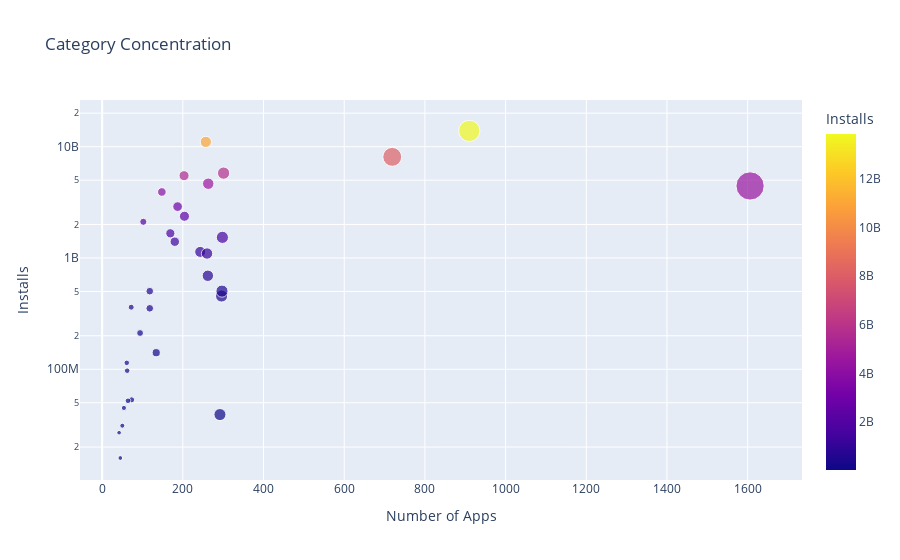

Notebook source saved alongside this figure:
### Code cell
scatter = px.scatter(install_by_category, 
                     x="App", 
                     y="Installs",
                     title="Category Concentration",
                     size="App",
                     hover_name=install_by_category.index,
                     color="Installs")

scatter.update_layout(yaxis=dict(type="log"),
                     yaxis_title="Installs",
                     xaxis_title="Number of Apps")

scatter.show()

### Figure 1 — Plotly figure (JSON) as saved in the notebook; plotly's stock layout.template omitted (floating-point values rounded to 4 significant figures)
{"data": [{"hovertemplate": "<b>%{hovertext}</b><br><br>App=%{marker.size}<br>Installs=%{marker.color}<extra></extra>", "hovertext": ["ART_AND_DESIGN", "AUTO_AND_VEHICLES", "BEAUTY", "BOOKS_AND_REFERENCE", "BUSINESS", "COMICS", "COMMUNICATION", "DATING", "EDUCATION", "ENTERTAINMENT", "EVENTS", "FAMILY", "FINANCE", "FOOD_AND_DRINK", "GAME", "HEALTH_AND_FITNESS", "HOUSE_AND_HOME", "LIBRARIES_AND_DEMO", "LIFESTYLE", "MAPS_AND_NAVIGATION", "MEDICAL", "NEWS_AND_MAGAZINES", "PARENTING", "PERSONALIZATION", "PHOTOGRAPHY", "PRODUCTIVITY", "SHOPPING", "SOCIAL", "SPORTS", "TOOLS", "TRAVEL_AND_LOCAL", "VIDEO_PLAYERS", "WEATHER"], "legendgroup": "", "marker": {"color": [114233100, 53129800, 26916200, 1665791655, 692018120, 44931100, 11039241530, 140912410, 352852000, 2113660000, 15949410, 4437554490, 455249400, 211677750, 13858762717, 1134006220, 97082000, 52083000, 503611120, 503267560, 39162676, 2369110650, 31116110, 1532352930, 4649143130, 5788070180, 1400331540, 5487841475, 1096431465, 8099724500, 2894859300, 3916897200, 361096500], "coloraxis": "coloraxis", "size": [61, 73, 42, 169, 262, 54, 257, 134, 118, 102, 45, 1606, 296, 94, 910, 243, 62, 64, 297, 118, 292, 204, 50, 298, 263, 301, 180, 203, 260, 719, 187, 148, 72], "sizemode": "area", "sizeref": 4.015, "symbol": "circle"}, "mode": "markers", "name": "", "orientation": "v", "showlegend": false, "type": "scatter", "x": [61, 73, 42, 169, 262, 54, 257, 134, 118, 102, 45, 1606, 296, 94, 910, 243, 62, 64, 297, 118, 292, 204, 50, 298, 263, 301, 180, 203, 260, 719, 187, 148, 72], "xaxis": "x", "y": [114233100, 53129800, 26916200, 1665791655, 692018120, 44931100, 11039241530, 140912410, 352852000, 2113660000, 15949410, 4437554490, 455249400, 211677750, 13858762717, 1134006220, 97082000, 52083000, 503611120, 503267560, 39162676, 2369110650, 31116110, 1532352930, 4649143130, 5788070180, 1400331540, 5487841475, 1096431465, 8099724500, 2894859300, 3916897200, 361096500], "yaxis": "y"}], "layout": {"coloraxis": {"colorbar": {"title": {"text": "Installs"}}, "colorscale": [[0, "#0d0887"], [0.1111, "#46039f"], [0.2222, "#7201a8"], [0.3333, "#9c179e"], [0.4444, "#bd3786"], [0.5556, "#d8576b"], [0.6667, "#ed7953"], [0.7778, "#fb9f3a"], [0.8889, "#fdca26"], [1, "#f0f921"]]}, "legend": {"itemsizing": "constant", "tracegroupgap": 0}, "title": {"text": "Category Concentration"}, "xaxis": {"anchor": "y", "domain": [0, 1], "title": {"text": "Number of Apps"}}, "yaxis": {"anchor": "x", "domain": [0, 1], "title": {"text": "Installs"}, "type": "log"}}}
